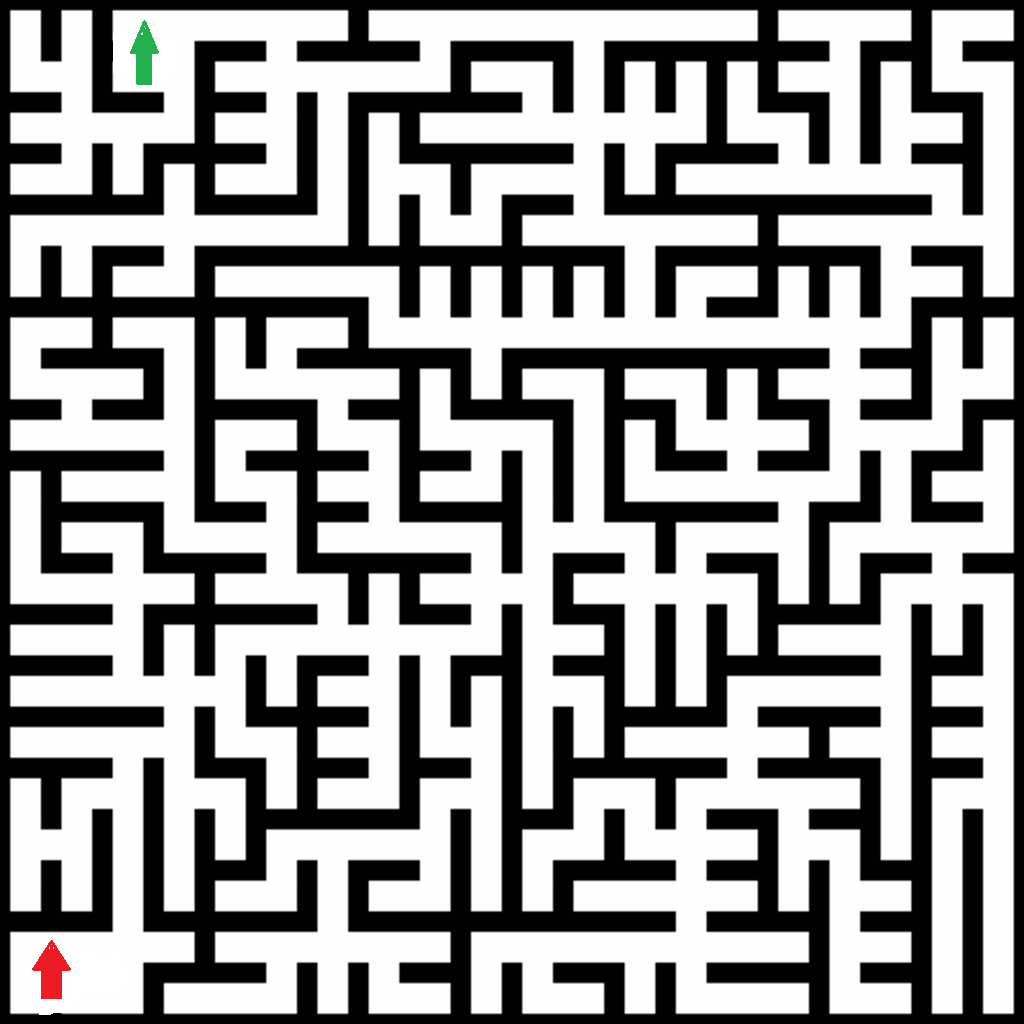

This game map was drawn from its Tiled (.tmx) file and the tilesets committed beside it. A one-line description and the trimmed map source follow:
An orthogonal 64x64 tile map with 16x16 px tiles, 3 tile layers (Tile Layer 1, Tile Layer 2, Tile Layer 3), 1 hidden layer not drawn, 2 tilesets.

<map version="1.0" orientation="orthogonal" renderorder="right-down" width="64" height="64" tilewidth="16" tileheight="16" nextobjectid="1">
 <tileset firstgid="1" name="new_maze5" tilewidth="16" tileheight="16">
  <image source="../images/new_maze5.png" width="1024" height="1024" />
 </tileset>
 <tileset firstgid="4097" name="collision" tilewidth="16" tileheight="16">
  <image source="../images/collision.png" width="64" height="32" />
 </tileset>
 <layer name="Tile Layer 1" width="64" height="64">
  <data>[4096 cells, 4096 non-empty, 4096 distinct tile ids]</data>
 </layer>
 <layer name="Tile Layer 2" width="64" height="64">
  <data>[4096 cells, 0 non-empty, 0 distinct tile ids]</data>
 </layer>
 <layer name="Tile Layer 3" width="64" height="64">
  <data>[4096 cells, 0 non-empty, 0 distinct tile ids]</data>
 </layer>
 <layer name="Tile Layer 4" width="64" height="64" visible="0">
  <data>[4096 cells, 1492 non-empty, 1 distinct tile ids]</data>
 </layer>
</map>
